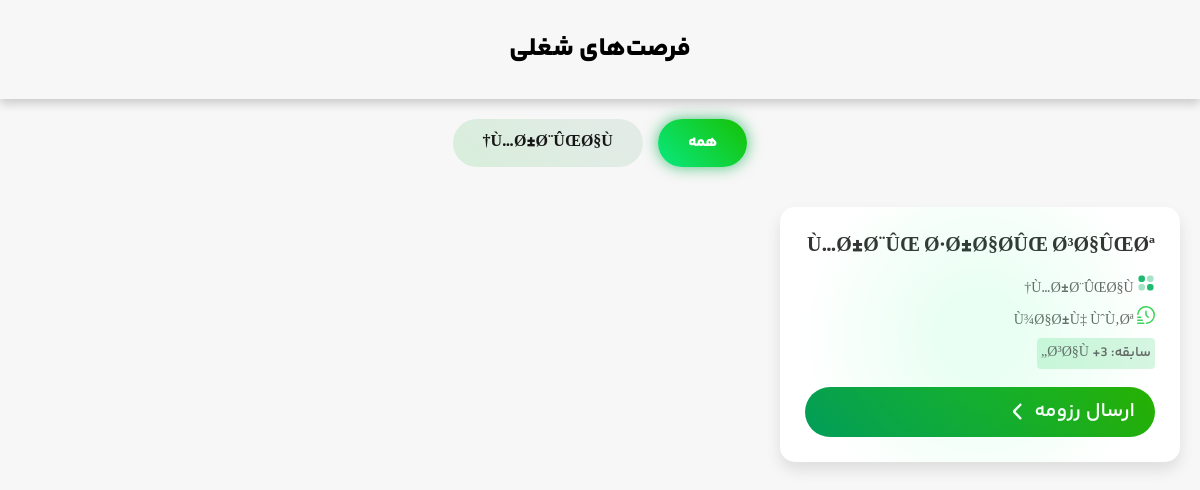
The app's page /job/index.php with its own data.
### tables this page shows
CREATE TABLE `job_categories` (
  `id` int(11) NOT NULL,
  `name` varchar(255) NOT NULL
);

CREATE TABLE `jobs` (
  `id` int(11) NOT NULL,
  `category_id` int(11) DEFAULT NULL,
  `title` varchar(255) NOT NULL,
  `province` varchar(100) DEFAULT NULL,
  `description` text DEFAULT NULL,
  `skills` text DEFAULT NULL,
  `job_type` varchar(50) DEFAULT NULL,
  `location` varchar(255) DEFAULT NULL,
  `experience` varchar(100) DEFAULT NULL,
  `salary` int(11) DEFAULT NULL,
  `payment_method` varchar(100) DEFAULT NULL,
  `work_hours` varchar(100) DEFAULT NULL,
  `shift` varchar(100) DEFAULT NULL,
  `created_at` timestamp NOT NULL DEFAULT current_timestamp(),
  `military_status` varchar(255) DEFAULT NULL
);

### job/index.php (the view, shortened to what this page needs)
<?php
require_once '../database1/db.php';
$stmt = $conn->query("SELECT * FROM job_categories");
$categories = $stmt->fetchAll(PDO::FETCH_ASSOC);
$selectedCategoryId = isset($_POST['category_id']) ? $_POST['category_id'] : '';
if ($selectedCategoryId && $selectedCategoryId !== '') {
    $stmt = $conn->prepare("SELECT jobs.*, job_categories.name AS category_name FROM jobs
                            JOIN job_categories ON jobs.category_id = job_categories.id
                            WHERE jobs.category_id = :category_id");
    $stmt->execute(['category_id' => $selectedCategoryId]);
} else {
    $stmt = $conn->query("SELECT jobs.*, job_categories.name AS category_name FROM jobs
                          JOIN job_categories ON jobs.category_id = job_categories.id");
}
$jobs = $stmt->fetchAll(PDO::FETCH_ASSOC);
?>
<!DOCTYPE html>
<html lang="fa">
<head>
  <link rel="stylesheet" href="style.css">
</head>
<body>
<header>فرصت‌های شغلی</header>
<div class="container">
  <div class="categories">
    <div class="category <?= !$selectedCategoryId ? 'active' : '' ?>" data-id="">همه</div>
    <?php foreach ($categories as $category): ?>
      <div class="category <?= $selectedCategoryId == $category['id'] ? 'active' : '' ?>" data-id="<?= $category['id'] ?>">
        <?= $category['name'] ?>
      </div>
    <?php endforeach; ?>
  </div>
  <div class="job-list" id="job-list">
    <?php foreach ($jobs as $job): ?>
      <div class="job-card" data-category="<?= $job['category_id'] ?>">
        <div class="title"><?= $job['title'] ?></div>
        <div class="details">
          <span> <?= $job['category_name'] ?></span>
          <span> <?= $job['job_type'] ?></span>
          <span style="background-color: rgba(0, 197, 72, 0.16); padding: 4px; border-radius: 4px; width: fit-content;">سابقه: <?= $job['experience'] ?> </span>
        </div>
        <a href="resome.php?id=<?= $job['id'] ?>" class="apply-link"><p>ارسال رزومه</p> </a>
      </div>
    <?php endforeach; ?>
  </div>
</div>
</body>
</html>

### job/style.css (style rules this page uses)
* { margin: 0; padding: 0; box-sizing: border-box; font-family: yekan; }
html { scroll-behavior: smooth; }
body { background: #f7f7f7; color: #444; direction: rtl; line-height: 1.5; }
header { color: #000000; padding: 30px; text-align: center; font-size: 26px; font-weight: bold; letter-spacing: 0px; box-shadow: 0 4px 10px rgba(0,0,0,0.2); margin-bottom: 20px; }
.container { max-width: 1200px; margin: auto; padding: 0 20px 40px; }
.categories { display: flex; justify-content: center; flex-wrap: wrap; gap: 15px; margin-bottom: 40px; }
.category { position: relative; padding: 12px 30px; background: linear-gradient(45deg, #d8eedb, #e4ebe8); border-radius: 30px; cursor: pointer; transition: transform 0.3s, box-shadow 0.3s; color: #181717; font-weight: bold; }
.category.active { background: linear-gradient(45deg, #09e880, #16c103); box-shadow: 0 0 15px rgba(0, 170, 71, 0.7); color: white; }
.job-list { display: grid; grid-template-columns: repeat(auto-fit, minmax(300px, 1fr)); gap: 30px; }
.job-card { position: relative; background: #fff; border-radius: 15px; padding: 25px; box-shadow: 0 8px 15px rgba(0,0,0,0.1); overflow: hidden; transition: transform 0.3s, box-shadow 0.3s, opacity 0.3s; }
.job-card::before { content: ""; position: absolute; top: -50%; left: -50%; width: 200%; height: 200%; background: radial-gradient(circle, rgba(0, 255, 115, 0.082) 10%, transparent 40%); transform: scale(0.95); pointer-events: none; transition: transform 0.5s ease-out; }
.job-card .title { font-size: 20px; font-weight: bold; margin-bottom: 12px; color: #333; }
.job-card .details { font-size: 14px; color: #666; margin-bottom: 18px; line-height: 1.7; }
.job-card .details span { display: block; margin-bottom: 4px; }
.job-card .apply-link { text-decoration: none; font-size: 20px; padding: 10px 20px; border-radius: 30px; color: white; background: linear-gradient(45deg, #019e5a, #27b101); }
.job-card a { color: #019e26; display: flex; gap: 0.1rem; transition: all ease-out 150ms; }
.job-card svg { transition: all ease-out 150ms; }
@media (min-width: 700px) { .job-card { max-width:400px; } }

### records on screen
job_categories: name "Ù…Ø±Ø¨ÛŒØ§Ù†"
jobs: title "Ù…Ø±Ø¨ÛŒ Ø·Ø±Ø§Ø­ÛŒ Ø³Ø§ÛŒØª", category.name "Ù…Ø±Ø¨ÛŒØ§Ù†", job_type "Ù¾Ø§Ø±Ù‡ ÙˆÙ‚Øª", experience "3+ Ø³Ø§Ù„"
